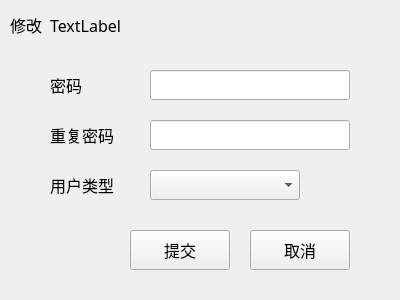
<?xml version="1.0" encoding="UTF-8"?>
<ui version="4.0">
 <class>NewAndUpdateUserWindow</class>
 <widget class="QMainWindow" name="NewAndUpdateUserWindow">
  <property name="geometry">
   <rect>
    <x>0</x>
    <y>0</y>
    <width>400</width>
    <height>300</height>
   </rect>
  </property>
  <property name="font">
   <font>
    <family>Noto Sans CJK SC Regular</family>
    <pointsize>12</pointsize>
   </font>
  </property>
  <property name="windowTitle">
   <string>修改用户</string>
  </property>
  <widget class="QWidget" name="centralwidget">
   <widget class="QLabel" name="label">
    <property name="geometry">
     <rect>
      <x>10</x>
      <y>10</y>
      <width>80</width>
      <height>30</height>
     </rect>
    </property>
    <property name="text">
     <string>修改</string>
    </property>
   </widget>
   <widget class="QLabel" name="userIdLabel">
    <property name="geometry">
     <rect>
      <x>50</x>
      <y>10</y>
      <width>80</width>
      <height>30</height>
     </rect>
    </property>
    <property name="text">
     <string>TextLabel</string>
    </property>
   </widget>
   <widget class="QLabel" name="label_3">
    <property name="geometry">
     <rect>
      <x>50</x>
      <y>70</y>
      <width>80</width>
      <height>30</height>
     </rect>
    </property>
    <property name="text">
     <string>密码</string>
    </property>
   </widget>
   <widget class="QLabel" name="label_4">
    <property name="geometry">
     <rect>
      <x>50</x>
      <y>170</y>
      <width>80</width>
      <height>30</height>
     </rect>
    </property>
    <property name="text">
     <string>用户类型</string>
    </property>
   </widget>
   <widget class="QLineEdit" name="passwordFirstLineEdit">
    <property name="geometry">
     <rect>
      <x>150</x>
      <y>70</y>
      <width>200</width>
      <height>30</height>
     </rect>
    </property>
    <property name="echoMode">
     <enum>QLineEdit::Password</enum>
    </property>
   </widget>
   <widget class="QLabel" name="label_5">
    <property name="geometry">
     <rect>
      <x>50</x>
      <y>120</y>
      <width>80</width>
      <height>30</height>
     </rect>
    </property>
    <property name="text">
     <string>重复密码</string>
    </property>
   </widget>
   <widget class="QLineEdit" name="passwordRepeatLineEdit">
    <property name="geometry">
     <rect>
      <x>150</x>
      <y>120</y>
      <width>200</width>
      <height>30</height>
     </rect>
    </property>
    <property name="echoMode">
     <enum>QLineEdit::Password</enum>
    </property>
   </widget>
   <widget class="QComboBox" name="userTypeComboBox">
    <property name="geometry">
     <rect>
      <x>150</x>
      <y>170</y>
      <width>150</width>
      <height>30</height>
     </rect>
    </property>
   </widget>
   <widget class="QPushButton" name="submitPushButton">
    <property name="geometry">
     <rect>
      <x>130</x>
      <y>230</y>
      <width>100</width>
      <height>40</height>
     </rect>
    </property>
    <property name="text">
     <string>提交</string>
    </property>
   </widget>
   <widget class="QPushButton" name="cancelPushButton">
    <property name="geometry">
     <rect>
      <x>250</x>
      <y>230</y>
      <width>100</width>
      <height>40</height>
     </rect>
    </property>
    <property name="text">
     <string>取消</string>
    </property>
   </widget>
  </widget>
 </widget>
 <resources/>
 <connections/>
</ui>
